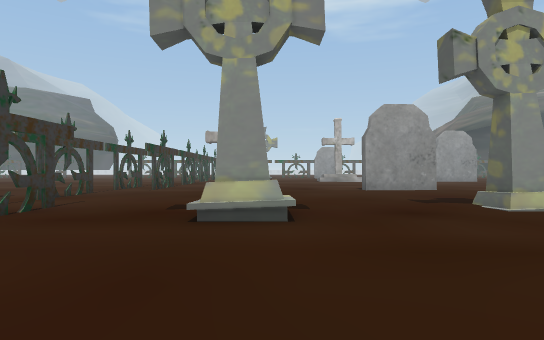
[1] (above)

15 first-person views from a walk through a Unity game level. The camera is 1.2 m above the floor, looks level and sees 75° across. The floor is counted in squares, 2 m on a side. Each view is taken from the middle of a square. On the plan, view 1 faces up. The plan holds only what a view shows up to about 10 squares ahead; the rest is blank. The place goes on beyond the plan. Some animated figures are not drawn.

[2]
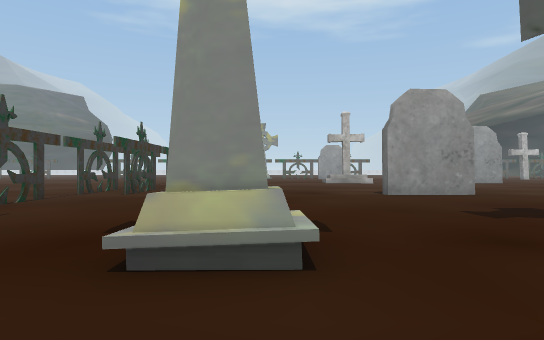

[3]
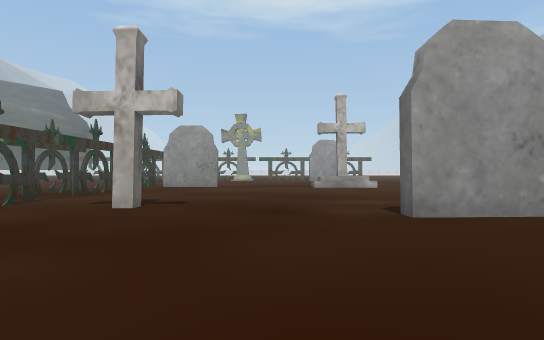

[4]
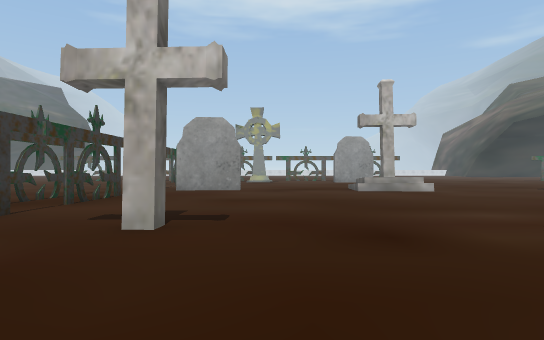

[5]
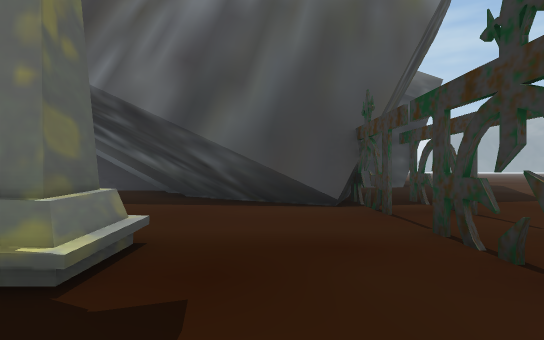

[6]
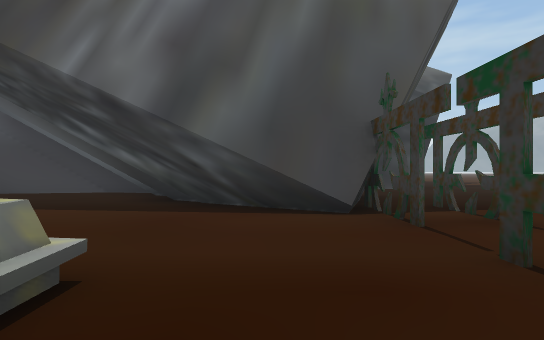

[7]
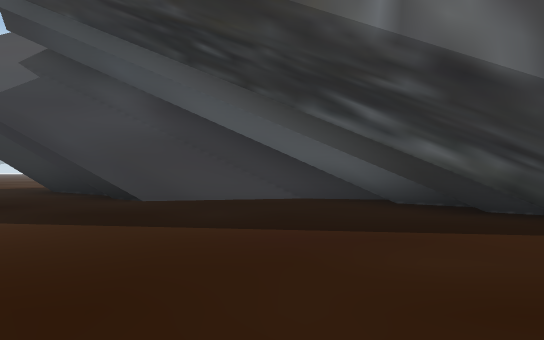

[8]
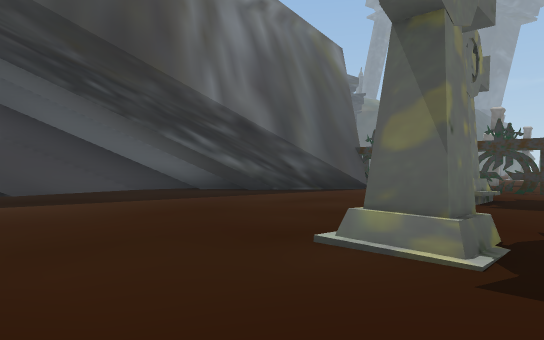

[9]
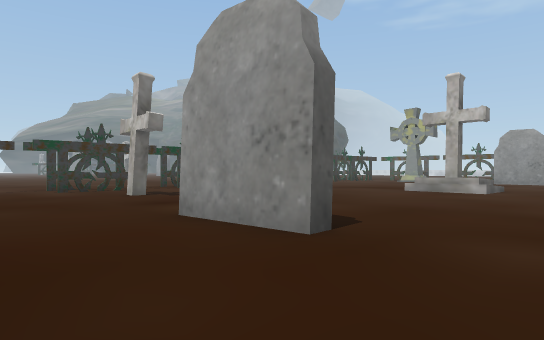

[10]
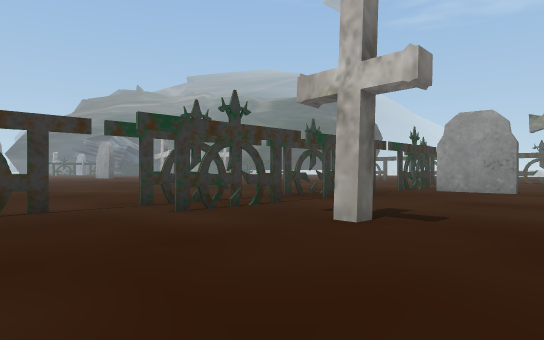

[11]
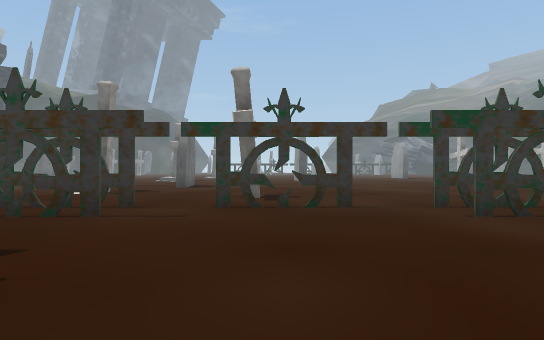

[12]
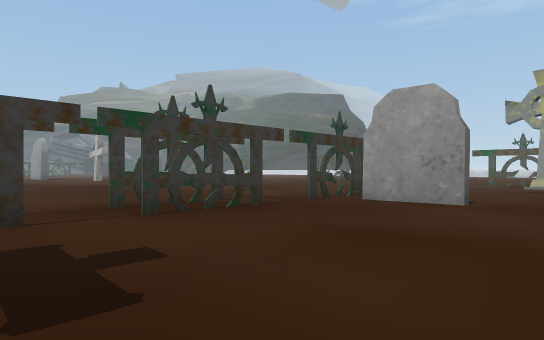

[13]
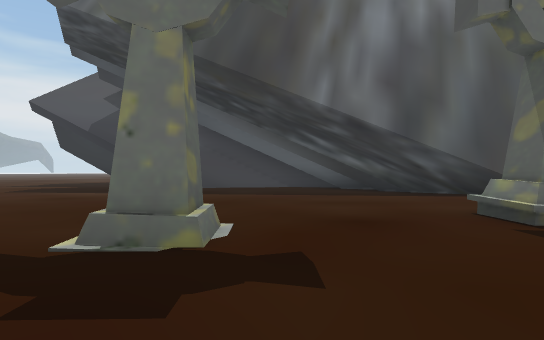

[14]
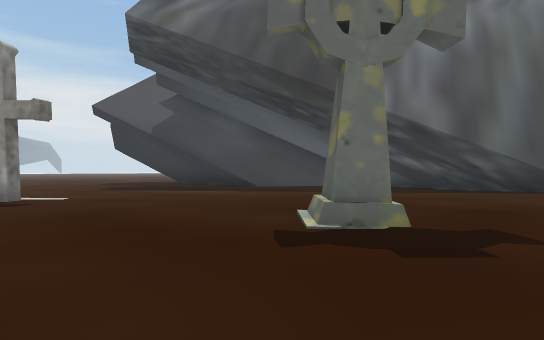

[15]
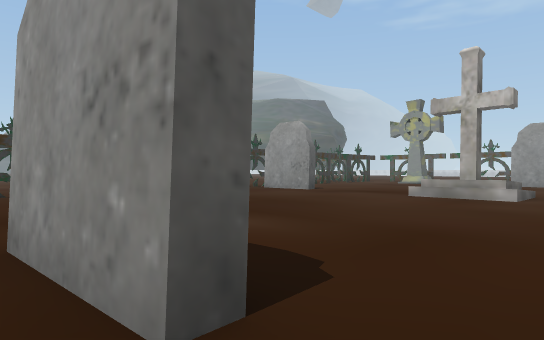

### Floor plan
Key: @ floor where view 1 was taken; # wall or solid block; . floor; / step, stairs or slope; = window, fence, low wall or low ledge; T thing the floor can be seen under or through; O other object.
Columns run from 10 left of view 1 to 7 right of it. Each row starts with its distance up from view 1.
 18    ...#.O....//...
 17   ................
 16  ....##..........
 15 .....##..........
 14 .....##..........
 13  ................
 12  ....##..#........
 11 .....##......#O...
 10 ..................
  9  ....T............
  8  ..#.T............
  7  .................
  6  .............#...
  5  ....TT...#.......
  4  ....TT...........
  3  #................
  2  ....##...........
  1    ..####.........
  0    ..#####@.......
 -1   ....#  ###......
 -2   ....    ##......
 -3   ....     ##.//=/
 -4   ....     ####///
 -5               ####

Where each view was taken, in squares from view 1:
view 1: 0 up, 0 right, facing up
view 2: 2 up, 0 right, facing up
view 3: 6 up, 1 right, facing up
view 4: 8 up, 0 right, facing up
view 5: 7 up, 2 left, facing down
view 6: 6 up, 2 left, facing down
view 7: 4 up, 3 right, facing down
view 8: 7 up, 7 right, facing down-left
view 9: 8 up, 7 right, facing up-left
view 10: 8 up, 1 right, facing up-left
view 11: 8 up, 1 right, facing left
view 12: 12 up, 1 right, facing up-left
view 13: 9 up, 3 right, facing down
view 14: 10 up, 5 right, facing down
view 15: 10 up, 6 right, facing up-left
